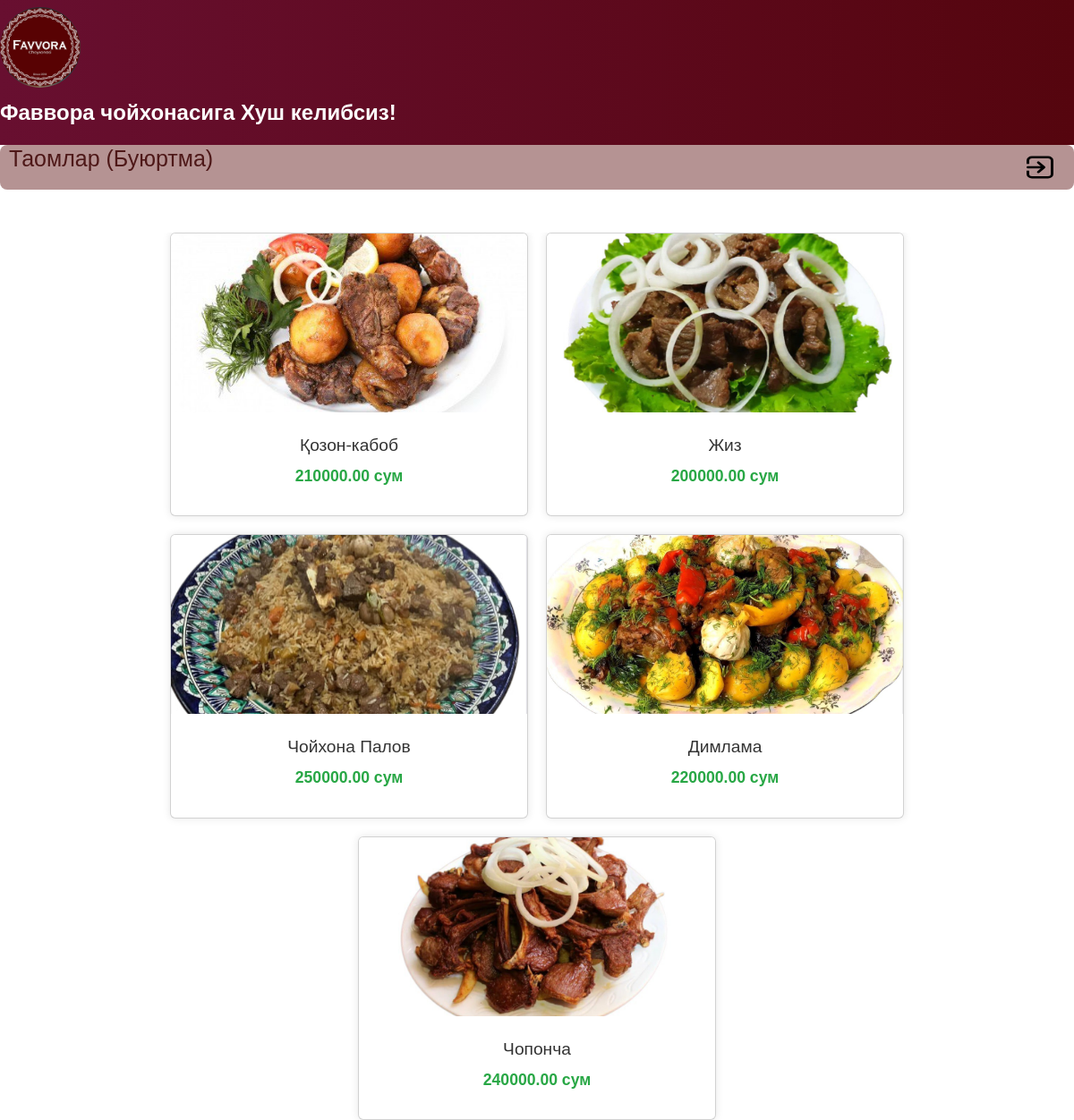
The page /taomlar-buyurtma/ on the database its author committed.
### menu/models.py (models this page shows, shortened)
class Product(models.Model):
    category = models.ForeignKey(Category, on_delete=models.CASCADE, related_name="products", verbose_name="Категория")
    name = models.CharField(max_length=200, verbose_name="Маҳсулот номи")
    price = models.DecimalField(max_digits=10, decimal_places=2, verbose_name="Нарx")
    image = models.ImageField(upload_to='products/', blank=True, null=True, verbose_name="Расм")
    slug = models.SlugField(max_length=200, unique=True, verbose_name="Slug", help_text="URL uchun foydalaniladi")
    is_available = models.BooleanField(default=True, verbose_name="Мавjudлик")
    created_at = models.DateTimeField(auto_now_add=True, verbose_name="Яратилган сана")
    updated_at = models.DateTimeField(auto_now=True, verbose_name="Янгиланган сана")
    class Meta:
        verbose_name = "Маҳсулот"
        verbose_name_plural = "Маҳсулотлар"
        ordering = ['-created_at']

### menu/views.py (the view, shortened to what this page needs)
# urls.py: path('<slug:category_slug>/', TaomlarView.as_view(), name='product_list'),
class TaomlarView(UserPassesTestMixin, ListView):
    model = Product
    template_name = 'product_list.html'
    context_object_name = 'products'
    def get_queryset(self):
        category_slug = self.kwargs.get('category_slug')
        if category_slug:
            return Product.objects.filter(category__slug=category_slug, is_available=True)
        return Product.objects.filter(is_available=True)
    def get_context_data(self, **kwargs):
        context = super().get_context_data(**kwargs)
        category_slug = self.kwargs.get('category_slug')
        if category_slug:
            try:
                context['category'] = Category.objects.get(slug=category_slug)
            except Category.DoesNotExist:
                context['category'] = None
        context['is_admin'] = self.request.user.is_authenticated and getattr(self.request.user, 'is_admin', False)
        return context
    def test_func(self):
        return True  # Har kimga ruxsat, lekin adminlik tekshiruvi templateda bo'ladi

### templates/product_list.html (shortened to what this page needs)
{% extends "base.html" %}
{% load static %}
{% block content %}
    <header>
        <h1>Таомлар (Буюртма)</h1>
        <a href="{% url 'home' %}"><img src="/media/img/exit.svg" alt="" width="40" height="40"></a>
    </header>
    <br>
    <br>
    <section class="products">
        <section id="salatlar" class="product-category active">
            {% for product in products %}
                <div class="card">
                    <img src="{{ product.image.url }}" alt="{{ product.name }}">
                    <div class="card-content">
                        <h3>{{ product.name }}</h3>
                        <p>{{ product.price }} сум</p>
                    </div>
                </div>
            {% endfor %}
        </section>
    </section>
{% endblock %}

### templates/base.html (shortened to what this page needs)
{% load static %}
<!DOCTYPE html>
<html lang="uz">
  <head>
    <link rel="stylesheet" href="/static/style.css" />
    <link rel="stylesheet" href="/static/styles.css" />
    <link href="https://cdn.jsdelivr.net/npm/bootstrap@5.3.0/dist/css/bootstrap.min.css" rel="stylesheet">
  </head>
  <body>
    <nav class="navbar">
      <div class="logo">
        <img src="/media/img/photo_2025-02-21_14-16-30.jpg" alt="Fayz Cafe"  />
      </div>
      <div class="marquee-container">
        <div class="marquee-text">Фаввора чойхонасига Хуш келибсиз!</div>
      </div>
    </nav>
{% block content %}
{% endblock %}

### static/style.css (style rules this page uses)
* { margin: 0; padding: 0; box-sizing: border-box; font-family: Arial, sans-serif; }
body { background: #f4f4f4; }
a { text-decoration: none; }
.navbar { display: flex; z-index: -1000; justify-content: space-between; align-items: center; background: linear-gradient( to left, #55050e, #680f30); color: white; padding: 0px 20px; }
.logo { display: flex; align-items: center; }
.logo img { width: 90px; height: 90px; border-radius: 50%; margin-right: 10px; }
.marquee-container { width: 100%; overflow: hidden; white-space: nowrap; padding: 10px 0; }
.marquee-text { display: inline-block; color: #fff; font-size: 24px; font-weight: bold; animation: marquee-animation 10s linear infinite; }
body { font-family: Arial, sans-serif; background-color: #f8f8f8; margin: 0; padding: 0; }

### static/styles.css (style rules this page uses)
body { font-family: Arial, sans-serif; background-color: #f4f4f4; margin: 0; padding: 0; overflow-x: hidden; }
header h1 { text-align: center; color: #333; margin-bottom: 20px; }
.products { overflow-x: hidden; display: flex; flex-wrap: wrap; gap: 20px; justify-content: center; }
.product-category { display: none; width: 100%; }
.product-category.active { display: flex; flex-wrap: wrap; gap: 20px; justify-content: center; }
header h1 { font-size: 25px; color: #4e1818; }
header img { position: absolute; right: 20px; z-index: 9999; top: 10px; width: 36px; height: 30px; }
header { background: #b59393; position: sticky; border-radius: 8px; top: 0px; display: flex; align-items: center; margin-top: 0px; padding-left: 10px; }
.card { display: flex; flex-direction: column; background-color: #fff; border: 1px solid #ddd; border-radius: 8px; width: 100%; max-width: 400px; text-align: center; overflow: hidden; box-shadow: 0 0 10px rgba(0, 0, 0, 0.1); transition: transform 0.3s ease, box-shadow 0.3s ease; }
.card img { max-width: 100%; height: auto; max-height: 200px; object-fit: cover; }
.card-content { padding: 15px; text-align: center; flex-grow: 1; }
.card h3 { margin: 10px 0; color: #333; font-size: 1.2em; }
.card p { color: #28a745; font-weight: bold; font-size: 1.1em; }

### rows shown on the page
Product: image (picture), name "Қозон-кабоб", price "210000.00"
Product: image (picture), name "Жиз", price "200000.00"
Product: image (picture), name "Чойхона Палoв", price "250000.00"
Product: image (picture), name "Димлама", price "220000.00"
Product: image (picture), name "Чопонча", price "240000.00"
